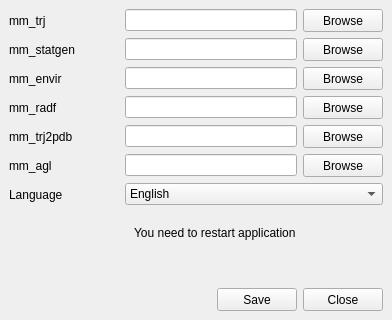
<?xml version="1.0" encoding="UTF-8"?>
<ui version="4.0">
 <class>SettingsWindow</class>
 <widget class="QMainWindow" name="SettingsWindow">
  <property name="geometry">
   <rect>
    <x>0</x>
    <y>0</y>
    <width>392</width>
    <height>320</height>
   </rect>
  </property>
  <property name="windowTitle">
   <string>Settings</string>
  </property>
  <widget class="QWidget" name="centralwidget">
   <layout class="QVBoxLayout" name="verticalLayout">
    <item>
     <layout class="QHBoxLayout" name="settings_layout_trj">
      <item>
       <widget class="QLabel" name="settings_label_trj">
        <property name="minimumSize">
         <size>
          <width>110</width>
          <height>23</height>
         </size>
        </property>
        <property name="text">
         <string>mm_trj</string>
        </property>
       </widget>
      </item>
      <item>
       <widget class="QLineEdit" name="settings_lineEdit_trj">
        <property name="toolTip">
         <string>Path to component</string>
        </property>
       </widget>
      </item>
      <item>
       <widget class="QPushButton" name="settings_pushButton_trj">
        <property name="minimumSize">
         <size>
          <width>80</width>
          <height>23</height>
         </size>
        </property>
        <property name="text">
         <string>Browse</string>
        </property>
        <property name="autoDefault">
         <bool>true</bool>
        </property>
       </widget>
      </item>
     </layout>
    </item>
    <item>
     <layout class="QHBoxLayout" name="settings_layout_statgen">
      <item>
       <widget class="QLabel" name="settings_label_statgen">
        <property name="minimumSize">
         <size>
          <width>110</width>
          <height>23</height>
         </size>
        </property>
        <property name="text">
         <string>mm_statgen</string>
        </property>
       </widget>
      </item>
      <item>
       <widget class="QLineEdit" name="settings_lineEdit_statgen">
        <property name="toolTip">
         <string>Path to component</string>
        </property>
       </widget>
      </item>
      <item>
       <widget class="QPushButton" name="settings_pushButton_statgen">
        <property name="minimumSize">
         <size>
          <width>80</width>
          <height>23</height>
         </size>
        </property>
        <property name="text">
         <string>Browse</string>
        </property>
        <property name="autoDefault">
         <bool>true</bool>
        </property>
       </widget>
      </item>
     </layout>
    </item>
    <item>
     <layout class="QHBoxLayout" name="settings_layout_envir">
      <item>
       <widget class="QLabel" name="settings_label_envir">
        <property name="minimumSize">
         <size>
          <width>110</width>
          <height>23</height>
         </size>
        </property>
        <property name="text">
         <string>mm_envir</string>
        </property>
       </widget>
      </item>
      <item>
       <widget class="QLineEdit" name="settings_lineEdit_envir">
        <property name="toolTip">
         <string>Path to component</string>
        </property>
       </widget>
      </item>
      <item>
       <widget class="QPushButton" name="settings_pushButton_envir">
        <property name="minimumSize">
         <size>
          <width>80</width>
          <height>23</height>
         </size>
        </property>
        <property name="text">
         <string>Browse</string>
        </property>
        <property name="autoDefault">
         <bool>true</bool>
        </property>
       </widget>
      </item>
     </layout>
    </item>
    <item>
     <layout class="QHBoxLayout" name="settings_layout_radf">
      <item>
       <widget class="QLabel" name="settings_label_radf">
        <property name="minimumSize">
         <size>
          <width>110</width>
          <height>23</height>
         </size>
        </property>
        <property name="text">
         <string>mm_radf</string>
        </property>
       </widget>
      </item>
      <item>
       <widget class="QLineEdit" name="settings_lineEdit_radf">
        <property name="toolTip">
         <string>Path to component</string>
        </property>
       </widget>
      </item>
      <item>
       <widget class="QPushButton" name="settings_pushButton_radf">
        <property name="minimumSize">
         <size>
          <width>80</width>
          <height>23</height>
         </size>
        </property>
        <property name="text">
         <string>Browse</string>
        </property>
        <property name="autoDefault">
         <bool>true</bool>
        </property>
       </widget>
      </item>
     </layout>
    </item>
    <item>
     <layout class="QHBoxLayout" name="settings_layout_trj2pdb">
      <item>
       <widget class="QLabel" name="settings_label_trj2pdb">
        <property name="minimumSize">
         <size>
          <width>110</width>
          <height>23</height>
         </size>
        </property>
        <property name="text">
         <string>mm_trj2pdb</string>
        </property>
       </widget>
      </item>
      <item>
       <widget class="QLineEdit" name="settings_lineEdit_trj2pdb">
        <property name="toolTip">
         <string>Path to component</string>
        </property>
       </widget>
      </item>
      <item>
       <widget class="QPushButton" name="settings_pushButton_trj2pdb">
        <property name="minimumSize">
         <size>
          <width>80</width>
          <height>23</height>
         </size>
        </property>
        <property name="text">
         <string>Browse</string>
        </property>
        <property name="autoDefault">
         <bool>true</bool>
        </property>
       </widget>
      </item>
     </layout>
    </item>
    <item>
     <layout class="QHBoxLayout" name="settings_layout_agl">
      <item>
       <widget class="QLabel" name="settings_label_agl">
        <property name="minimumSize">
         <size>
          <width>110</width>
          <height>0</height>
         </size>
        </property>
        <property name="text">
         <string>mm_agl</string>
        </property>
       </widget>
      </item>
      <item>
       <widget class="QLineEdit" name="settings_lineEdit_agl">
        <property name="toolTip">
         <string>Path to component</string>
        </property>
       </widget>
      </item>
      <item>
       <widget class="QPushButton" name="settings_pushButton_agl">
        <property name="minimumSize">
         <size>
          <width>80</width>
          <height>23</height>
         </size>
        </property>
        <property name="text">
         <string>Browse</string>
        </property>
        <property name="autoDefault">
         <bool>true</bool>
        </property>
       </widget>
      </item>
     </layout>
    </item>
    <item>
     <layout class="QHBoxLayout" name="settings_layout_lang">
      <item>
       <widget class="QLabel" name="settings_label_lang">
        <property name="minimumSize">
         <size>
          <width>110</width>
          <height>23</height>
         </size>
        </property>
        <property name="text">
         <string notr="true">Language</string>
        </property>
       </widget>
      </item>
      <item>
       <widget class="QComboBox" name="settings_comboBox_lang">
        <property name="sizePolicy">
         <sizepolicy hsizetype="Expanding" vsizetype="Fixed">
          <horstretch>0</horstretch>
          <verstretch>0</verstretch>
         </sizepolicy>
        </property>
        <property name="toolTip">
         <string>Application language</string>
        </property>
        <item>
         <property name="text">
          <string>English</string>
         </property>
        </item>
        <item>
         <property name="text">
          <string>Russian</string>
         </property>
        </item>
       </widget>
      </item>
     </layout>
    </item>
    <item>
     <widget class="QWidget" name="settings_layout_lang_2" native="true">
      <layout class="QHBoxLayout" name="horizontalLayout">
       <item>
        <widget class="QLabel" name="settings_label_langnull">
         <property name="minimumSize">
          <size>
           <width>110</width>
           <height>23</height>
          </size>
         </property>
         <property name="text">
          <string notr="true"/>
         </property>
        </widget>
       </item>
       <item>
        <widget class="QLabel" name="settings__label_langinfo">
         <property name="sizePolicy">
          <sizepolicy hsizetype="Expanding" vsizetype="Preferred">
           <horstretch>0</horstretch>
           <verstretch>0</verstretch>
          </sizepolicy>
         </property>
         <property name="text">
          <string>You need to restart application</string>
         </property>
        </widget>
       </item>
      </layout>
     </widget>
    </item>
    <item>
     <spacer name="verticalSpacer">
      <property name="orientation">
       <enum>Qt::Vertical</enum>
      </property>
      <property name="sizeHint" stdset="0">
       <size>
        <width>20</width>
        <height>51</height>
       </size>
      </property>
     </spacer>
    </item>
    <item>
     <layout class="QHBoxLayout" name="settings_layout_buttons">
      <item>
       <spacer name="horizontalSpacer">
        <property name="orientation">
         <enum>Qt::Horizontal</enum>
        </property>
        <property name="sizeHint" stdset="0">
         <size>
          <width>40</width>
          <height>20</height>
         </size>
        </property>
       </spacer>
      </item>
      <item>
       <widget class="QPushButton" name="settings_pushButton_save">
        <property name="minimumSize">
         <size>
          <width>80</width>
          <height>23</height>
         </size>
        </property>
        <property name="toolTip">
         <string>Save settings</string>
        </property>
        <property name="text">
         <string>Save</string>
        </property>
        <property name="autoDefault">
         <bool>true</bool>
        </property>
       </widget>
      </item>
      <item>
       <widget class="QPushButton" name="settings_pushButton_close">
        <property name="minimumSize">
         <size>
          <width>80</width>
          <height>23</height>
         </size>
        </property>
        <property name="toolTip">
         <string>Close window</string>
        </property>
        <property name="text">
         <string>Close</string>
        </property>
        <property name="autoDefault">
         <bool>true</bool>
        </property>
       </widget>
      </item>
     </layout>
    </item>
   </layout>
  </widget>
 </widget>
 <tabstops>
  <tabstop>settings_lineEdit_trj</tabstop>
  <tabstop>settings_pushButton_trj</tabstop>
  <tabstop>settings_lineEdit_statgen</tabstop>
  <tabstop>settings_pushButton_statgen</tabstop>
  <tabstop>settings_lineEdit_envir</tabstop>
  <tabstop>settings_pushButton_envir</tabstop>
  <tabstop>settings_lineEdit_radf</tabstop>
  <tabstop>settings_pushButton_radf</tabstop>
  <tabstop>settings_lineEdit_trj2pdb</tabstop>
  <tabstop>settings_pushButton_trj2pdb</tabstop>
  <tabstop>settings_lineEdit_agl</tabstop>
  <tabstop>settings_pushButton_agl</tabstop>
  <tabstop>settings_comboBox_lang</tabstop>
  <tabstop>settings_pushButton_close</tabstop>
  <tabstop>settings_pushButton_save</tabstop>
 </tabstops>
 <resources/>
 <connections>
  <connection>
   <sender>settings_pushButton_close</sender>
   <signal>clicked()</signal>
   <receiver>SettingsWindow</receiver>
   <slot>close()</slot>
   <hints>
    <hint type="sourcelabel">
     <x>337</x>
     <y>299</y>
    </hint>
    <hint type="destinationlabel">
     <x>343</x>
     <y>319</y>
    </hint>
   </hints>
  </connection>
 </connections>
</ui>
